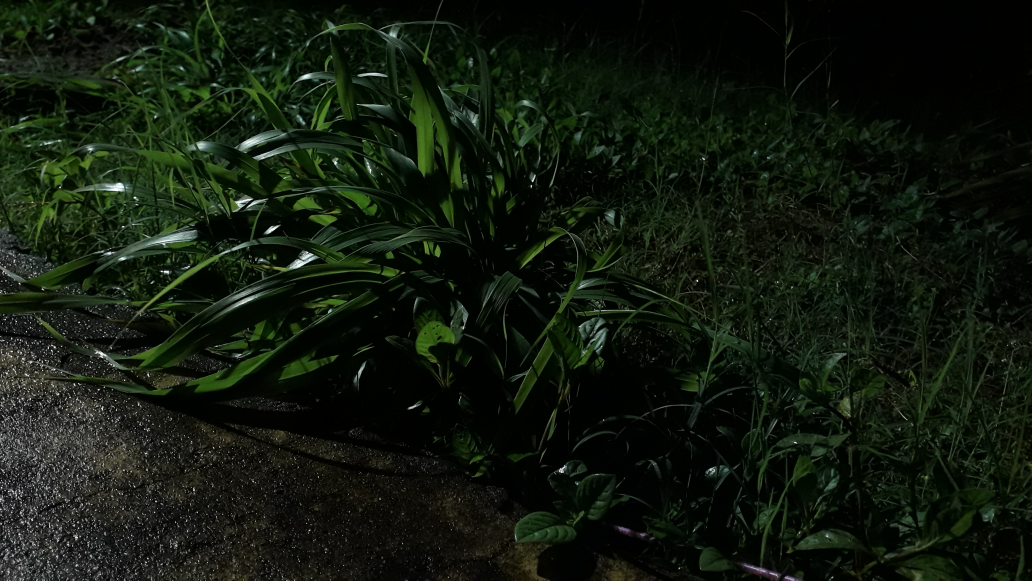
#> input picture sample_img.jpg, 4128 x 2322 px (shown at 1/4 size)
$ jupyter execute 'GRIP_Aug'"'"'21_Color_Ident.ipynb'   (shell and % lines are left out)
#> lines starting #> are read from the running program, lines starting #| are printed output that depends on the picture
# Finding out the colors that make up the Image

## GRIP August 2021

This notebook outlines the code and a small explanation behind the process of finding out the component colors of an image using the KMeans clustering and OpenCV

[cell 1]
from sklearn.cluster import KMeans
import matplotlib.pyplot as plt
import numpy as np
import cv2
from collections import Counter
from skimage.color import rgb2lab, deltaE_cie76
import os

[cell 2]
image = cv2.imread('sample_img.jpg')
#> image is the input picture: shape (2322, 4128, 3); mean B, G, R 13.8, 25.4, 17.2
print("The type of this input is {}".format(type(image)))
#| The type of this input is <class 'numpy.ndarray'>

*Sample Image before Conversion into RGB Format*

[cell 3]
print("Shape: {}".format(image.shape))
#| Shape: (2322, 4128, 3)
plt.imshow(image)

[cell 4]
image = cv2.cvtColor(image, cv2.COLOR_BGR2RGB)
plt.imshow(image)

[cell 5]
def RGB2HEX(color):
    return "#{:02x}{:02x}{:02x}".format(int(color[0]), int(color[1]), int(color[2]))

# Explanation for all the steps made till now

After importing all the required libraries and then checking that the image is being read, I defined a function that gave me the Hex values of colors of the image

## KMeans using process and what it is:

* KMeans is an unsupervised clustering algorithm
* It expects only flattened arrays as its inputs

[cell 6]
def get_image(image_path):
    image = cv2.imread(image_path)
    image = cv2.cvtColor(image, cv2.COLOR_BGR2RGB)
    return image

*The above block is a function that reads and then converts the opencv format BGR image to RGB*

[cell 7]
def get_color(image, no_of_req_colors, chart_status):

#> called with no_of_req_colors = 8, chart_status = True
    mod_img = cv2.resize(image, (600,400), interpolation = cv2.INTER_AREA)
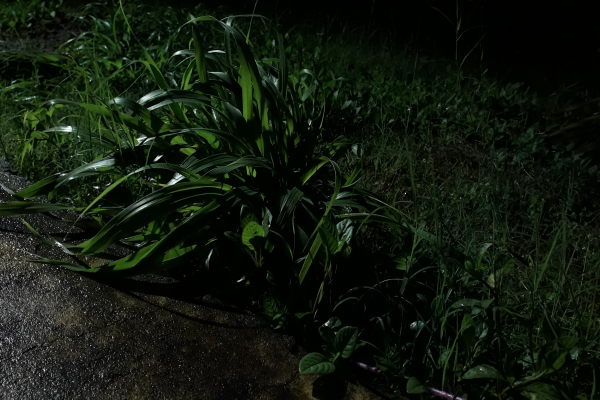
#> mod_img: shape (400, 600, 3); mean R, G, B 17.2, 25.4, 13.8
    mod_img = mod_img.reshape(mod_img.shape[0]*mod_img.shape[1], 3)

    clf = KMeans(n_clusters = no_of_req_colors)
    labels = clf.fit_predict(mod_img)

    counts = Counter(labels)
#> counts = {4: 100998, 0: 56139, 7: 23607, 3: 40052, 5: 9101, 1: 5328, 6: 3862, 2: 913}

    counts = dict(sorted(counts.items()))
#> counts = {0: 56139, 1: 5328, 2: 913, 3: 40052, 4: 100998, 5: 9101, 6: 3862, 7: 23607}
    # this sorts to ensure correct color percentage

    center_colors = clf.cluster_centers_
    # Now we order the colors by iterating through the keys
    ordered_colors = [center_colors[i] for i in counts.keys()]
#> ordered_colors = [[12.04, 20.53, 8.36], [56.75, 89.47, 30.62], [159.7, 174.6, 168.6], [24.33, 35.09, 18.95], [1.82, 5.87, 0.972], [61.97, 70.83, 59.28], [95.88, 106.7, 94.81], [39.14, 52.91, 32.24]]
    hex_colors = [RGB2HEX(ordered_colors[i]) for i in counts.keys()]
#> hex_colors = ['#0c1408', '#38591e', '#9faea8', '#182312', '#010500', '#3d463b', '#5f6a5e', '#273420']
    # we get the hex values of colors
    rgb_colors = [ordered_colors[i] for i in counts.keys()]
#> rgb_colors has the same summary as ordered_colors


    # now we check whether the user wants to show a pie chart

    if (chart_status):
        plt.figure(figsize = (8,6))
        plt.pie(counts.values(), labels = hex_colors, colors = hex_colors)

    return rgb_colors

[cell 8]
get_color(get_image('sample_img.jpg'), 8, True)
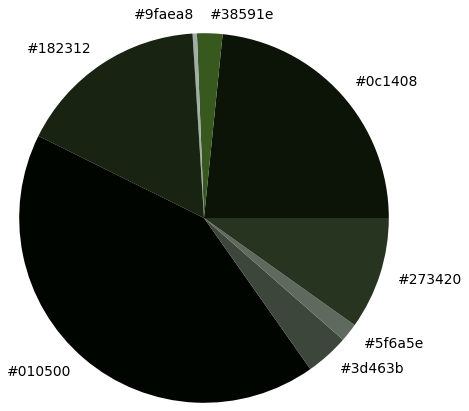
#> figure drawn by matplotlib, 1 panel
